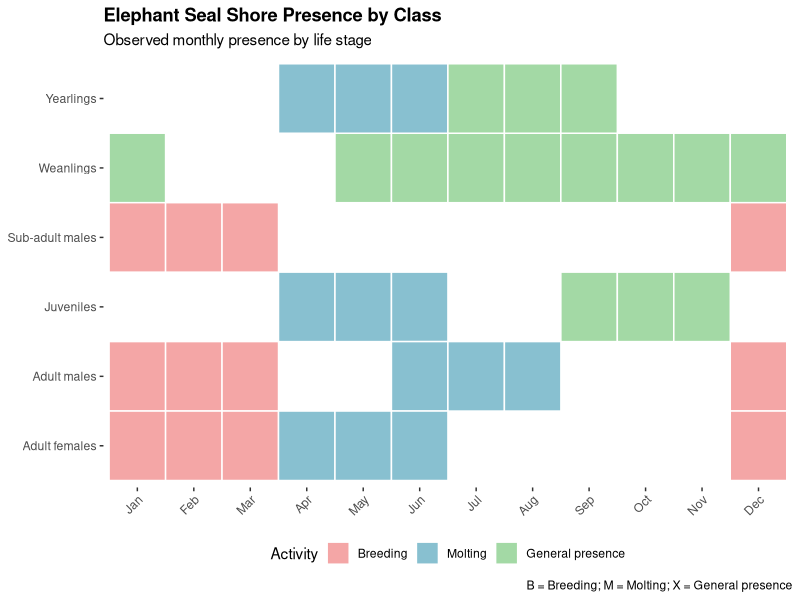

This chart was generated by the following R code:
# Load libraries
library(ggplot2)
library(dplyr)
library(tibble)

# Define the data
seal_presence <- tribble(
  ~Class,            ~Month, ~Activity,
  
  # Weanlings
  "Weanlings",       "Jan",  "X",
  "Weanlings",       "May",  "X",
  "Weanlings",       "Jun",  "X",
  "Weanlings",       "Jul",  "X",
  "Weanlings",       "Aug",  "X",
  "Weanlings",       "Sep",  "X",
  "Weanlings",       "Oct",  "X",
  "Weanlings",       "Nov",  "X",
  "Weanlings",       "Dec",  "X",
  
  # Yearlings
  "Yearlings",       "Apr",  "M",
  "Yearlings",       "May",  "M",
  "Yearlings",       "Jun",  "M",
  "Yearlings",       "Jul",  "X",
  "Yearlings",       "Aug",  "X",
  "Yearlings",       "Sep",  "X",
  
  # Juveniles (Molt: Apr–Jun)
  "Juveniles",       "Apr",  "M",
  "Juveniles",       "May",  "M",
  "Juveniles",       "Jun",  "M",
  "Juveniles",       "Sep",  "X",
  "Juveniles",       "Oct",  "X",
  "Juveniles",       "Nov",  "X",
  
  # Sub-adult males (Breed: Dec–Mar)
  "Sub-adult males", "Dec",  "B",
  "Sub-adult males", "Jan",  "B",
  "Sub-adult males", "Feb",  "B",
  "Sub-adult males", "Mar",  "B",
  
  # Adult males (Molt: Jun–Aug)
  "Adult males",     "Dec",  "B",
  "Adult males",     "Jan",  "B",
  "Adult males",     "Feb",  "B",
  "Adult males",     "Mar",  "B",
  "Adult males",     "Jun",  "M",
  "Adult males",     "Jul",  "M",
  "Adult males",     "Aug",  "M",
  
  # Adult females (Molt: Apr–Jun)
  "Adult females",   "Dec",  "B",
  "Adult females",   "Jan",  "B",
  "Adult females",   "Feb",  "B",
  "Adult females",   "Mar",  "B",
  "Adult females",   "Apr",  "M",
  "Adult females",   "May",  "M",
  "Adult females",   "Jun",  "M"
)

# Ensure months are in order
seal_presence$Month <- factor(seal_presence$Month, levels = month.abb)

# Define activity colors
activity_colors <- c("B" = "#F4A6A6", "M" = "#88C0D0", "X" = "#A3D9A5")

# Plot
ggplot(seal_presence, aes(x = Month, y = Class, fill = Activity)) +
  geom_tile(color = "white", linewidth = 0.5) +
  scale_fill_manual(values = activity_colors,
                    labels = c("B" = "Breeding", "M" = "Molting", "X" = "General presence")) +
  labs(title = "Elephant Seal Shore Presence by Class",
       subtitle = "Observed monthly presence by life stage",
       fill = "Activity",
       caption = "B = Breeding; M = Molting; X = General presence") +
  theme(
    axis.text.x = element_text(angle = 45, hjust = 1),
    axis.title = element_blank(),
    panel.background = element_blank(),
    panel.grid = element_blank(),
    plot.background = element_blank(),
    plot.title = element_text(face = "bold"),
    legend.position = "bottom"
  )